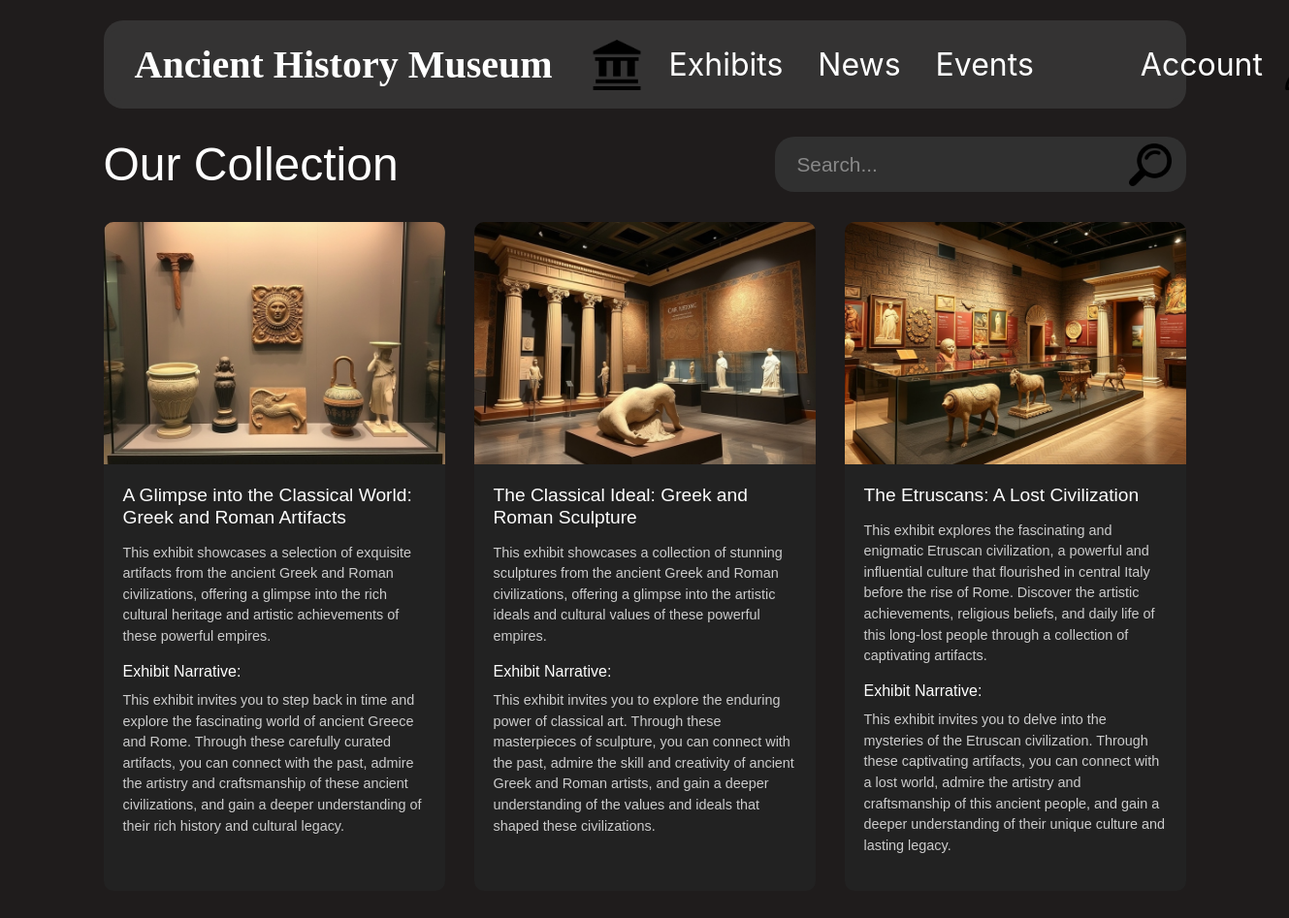
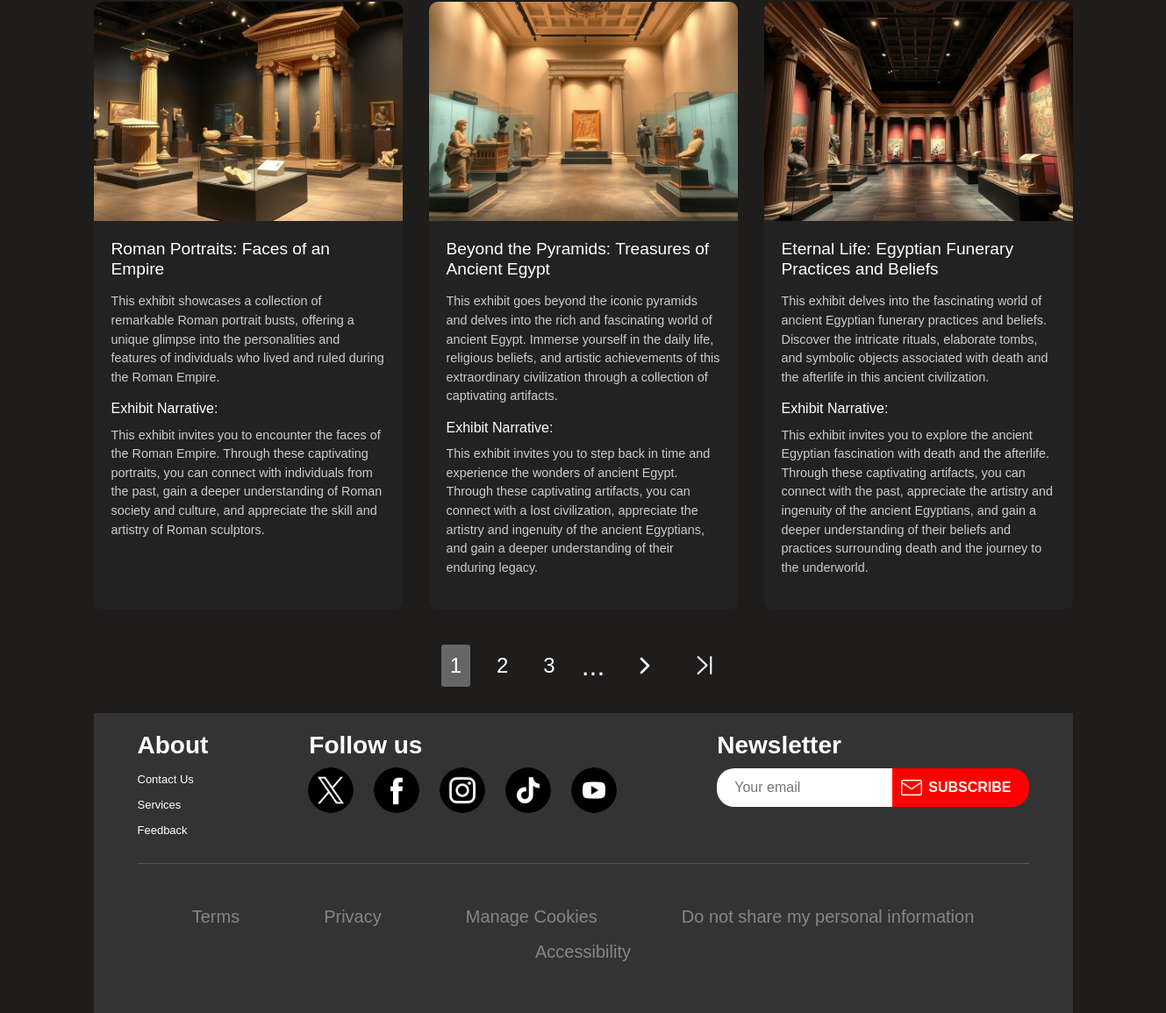
Screenshot of /exhibits with the database file from the repository (2 pictures, top to bottom).
### server.py (models this page shows)
class Exhibit(db.Model):
    id = db.Column(db.Integer, primary_key=True)
    title = db.Column(db.String(255), nullable=False)
    description = db.Column(db.Text, nullable=False)
    narrative = db.Column(db.Text, nullable=True)
    image = db.Column(db.String(255), nullable=False)
    is_listed = db.Column(db.Boolean, default=True, nullable=False)
    date_created = db.Column(db.Date, default=lambda: datetime.now(timezone.utc).date(), nullable=False)

### server.py (the view)
@app.route("/exhibits")
def exhibits():
    available_exhibits = Exhibit.query.filter(Exhibit.is_listed == True).all()
    print(available_exhibits)
    return render_template('exhibits.html', exhibits=available_exhibits)

### templates/exhibits.html (shortened to what this page needs)
{% extends 'base.html' %}
{% block page_css %}
<link rel="stylesheet" href="/static/css/exhibits.css">
{% endblock %}
{% block content %}
<div class="container">
    <div class="exhibits-container">
        <div class="exhibits-header">
            <h1>Our Collection</h1>
            <div class="search-bar">
                <input type="text" placeholder="Search...">
                <button class="search-button"><img src="/static/images/icons/magnifier.png"></button>
            </div>
        </div>
        <main class="grid-container">
            {% if exhibits %}
                {% for exhibit in exhibits %}
                    {% if exhibit.is_listed %}
                        <div class="exhibit-card">
                            <img src="{{ exhibit.image }}" class="exhibit-image">
                            <div class="exhibit-content">
                                <h2 class="exhibit-title">{{ exhibit.title }}</h2>
                                <p class="exhibit-description">{{ exhibit.description }}</p>
                                <h3 class="narrative-title">Exhibit Narrative:</h3>
                                <p class="narrative-text">{{ exhibit.narrative }}</p>
                            </div>
                        </div>
                    {% endif %}
                {% endfor %}
            {% else %}
                <div class="alert alert-info">
                    No exhibits available at the moment.
                </div>
            {% endif %}
        </main>
        <div class="pagination">
            <button class="page-number active">1</button>
            <button class="page-number">2</button>
            <button class="page-number">3</button>
            <span class="page-dots">...</span>
            <button class="page-next"><img src="/static/images/icons/next page.png"></button>
            <button class="page-last"><img src="/static/images/icons/last page.png"></button>
        </div>
    </div>
</div>
{% endblock %}

### static/css/base.css (style rules this page uses)
body { background-color: #1F1C1C; }

### static/css/exhibits.css (style rules this page uses)
* { margin: 0; padding: 0; box-sizing: border-box; font-family: Arial, sans-serif; }
.exhibits-container { margin: 0 auto; color: white; margin-top: 50px; }
.exhibits-header { display: flex; justify-content: space-between; align-items: center; margin-bottom: 30px; }
.exhibits-header h1 { font-size: 3rem; margin: 0; }
.search-bar { display: flex; align-items: center; background: rgba(50, 50, 50, 0.9); border-radius: 20px; padding: 5px 15px; }
.search-bar input { background: transparent; border: none; color: white; padding: 8px; width: 350px; font-size: 1.3rem; }
.search-bar input::placeholder { color: #888; }
.search-button { background: transparent; border: none; color: #888; cursor: pointer; }
.search-button img { width: 44px; height: 44px; }
.grid-container { display: grid; grid-template-columns: repeat(3, 1fr); gap: 30px; margin-bottom: 40px; }
.exhibit-card { background-color: #222; border-radius: 10px; overflow: hidden; transition: transform 0.3s ease; }
.exhibit-image { width: 100%; height: 250px; object-fit: cover; }
.exhibit-content { padding: 20px; }
.exhibit-title { font-size: 1.2rem; margin-bottom: 15px; color: #fff; }
.exhibit-description { color: #ccc; font-size: 0.9rem; margin-bottom: 15px; }
.narrative-title { font-size: 1rem; color: #fff; margin-bottom: 10px; }
.narrative-text { color: #ccc; font-size: 0.9rem; line-height: 1.5; }
.pagination { display: flex; justify-content: center; gap: 20px; margin-top: 30px; margin-bottom: 30px; }
.pagination button { background: transparent; border: none; color: white; padding: 5px 10px; cursor: pointer; font-size: 1rem; }
.page-number { font-size: 1.5rem !important; }
.pagination .active { background: #666; border-radius: 3px; }
.page-next img { width: 32px; height: 32px; }
.page-last img { width: 25px; height: 25px; }
.page-dots { color: white; font-size: 2rem; }

### rows the page displays
Exhibit: image (picture), title "A Glimpse into the Classical World: Greek and Roman Artifacts", description "This exhibit showcases a selection of exquisite artifacts from the ancient Greek and Roman civilizations, offering a glimpse into the rich cultural heritage and artistic achievements of these powerful empires.", narrative "This exhibit invites you to step back in time and explore the fascinating world of ancient Greece and Rome. Through these carefully curated artifacts, you can connect with the past, admire the artistry and craftsmanship of these ancient civilizations, and gain a deeper understanding of their rich history and cultural legacy."
Exhibit: image (picture), title "The Classical Ideal: Greek and Roman Sculpture", description "This exhibit showcases a collection of stunning sculptures from the ancient Greek and Roman civilizations, offering a glimpse into the artistic ideals and cultural values of these powerful empires.", narrative "This exhibit invites you to explore the enduring power of classical art. Through these masterpieces of sculpture, you can connect with the past, admire the skill and creativity of ancient Greek and Roman artists, and gain a deeper understanding of the values and ideals that shaped these civilizations."
Exhibit: image (picture), title "The Etruscans: A Lost Civilization", description "This exhibit explores the fascinating and enigmatic Etruscan civilization, a powerful and influential culture that flourished in central Italy before the rise of Rome. Discover the artistic achievements, religious beliefs, and daily life of this long-lost people through a collection of captivating artifacts.", narrative "This exhibit invites you to delve into the mysteries of the Etruscan civilization. Through these captivating artifacts, you can connect with a lost world, admire the artistry and craftsmanship of this ancient people, and gain a deeper understanding of their unique culture and lasting legacy."
Exhibit: image (picture), title "Roman Portraits: Faces of an Empire", description "This exhibit showcases a collection of remarkable Roman portrait busts, offering a unique glimpse into the personalities and features of individuals who lived and ruled during the Roman Empire.", narrative "This exhibit invites you to encounter the faces of the Roman Empire. Through these captivating portraits, you can connect with individuals from the past, gain a deeper understanding of Roman society and culture, and appreciate the skill and artistry of Roman sculptors."
Exhibit: image (picture), title "Beyond the Pyramids: Treasures of Ancient Egypt", description "This exhibit goes beyond the iconic pyramids and delves into the rich and fascinating world of ancient Egypt. Immerse yourself in the daily life, religious beliefs, and artistic achievements of this extraordinary civilization through a collection of captivating artifacts.", narrative "This exhibit invites you to step back in time and experience the wonders of ancient Egypt. Through these captivating artifacts, you can connect with a lost civilization, appreciate the artistry and ingenuity of the ancient Egyptians, and gain a deeper understanding of their enduring legacy."
Exhibit: image (picture), title "Eternal Life: Egyptian Funerary Practices and Beliefs", description "This exhibit delves into the fascinating world of ancient Egyptian funerary practices and beliefs. Discover the intricate rituals, elaborate tombs, and symbolic objects associated with death and the afterlife in this ancient civilization.", narrative "This exhibit invites you to explore the ancient Egyptian fascination with death and the afterlife. Through these captivating artifacts, you can connect with the past, appreciate the artistry and ingenuity of the ancient Egyptians, and gain a deeper understanding of their beliefs and practices surrounding death and the journey to the underworld."
